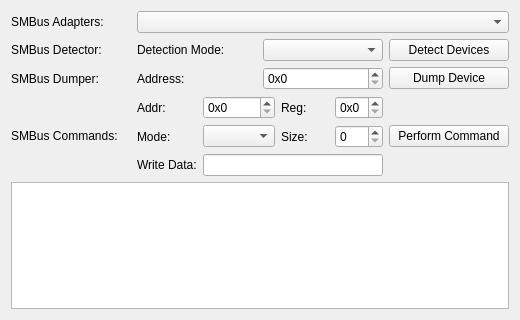
<?xml version="1.0" encoding="UTF-8"?>
<ui version="4.0">
 <class>OpenRGBSystemInfoPage</class>
 <widget class="QFrame" name="OpenRGBSystemInfoPage">
  <property name="geometry">
   <rect>
    <x>0</x>
    <y>0</y>
    <width>520</width>
    <height>320</height>
   </rect>
  </property>
  <property name="windowTitle">
   <string notr="true">System Info Page</string>
  </property>
  <layout class="QGridLayout" name="gridLayout">
   <item row="2" column="1">
    <widget class="QLabel" name="DumpAddressLabel">
     <property name="text">
      <string>Address:</string>
     </property>
    </widget>
   </item>
   <item row="0" column="0">
    <widget class="QLabel" name="SMBusAdaptersLabel">
     <property name="text">
      <string>SMBus Adapters:</string>
     </property>
    </widget>
   </item>
   <item row="2" column="0">
    <widget class="QLabel" name="SMBusDumpLabel">
     <property name="text">
      <string>SMBus Dumper:</string>
     </property>
    </widget>
   </item>
   <item row="1" column="1">
    <widget class="QLabel" name="SMBusDetectModeLabel">
     <property name="text">
      <string>Detection Mode:</string>
     </property>
    </widget>
   </item>
   <item row="0" column="1" colspan="3">
    <widget class="QComboBox" name="SMBusAdaptersBox"/>
   </item>
   <item row="4" column="1" colspan="2">
    <layout class="QHBoxLayout" name="horizontalLayout">
     <item>
      <layout class="QGridLayout" name="gridLayout_2">
       <item row="1" column="2">
        <widget class="QLabel" name="CommandSizeLabel">
         <property name="text">
          <string>Size:</string>
         </property>
        </widget>
       </item>
       <item row="0" column="3">
        <widget class="QSpinBox" name="CommandRegisterBox">
         <property name="prefix">
          <string>0x</string>
         </property>
         <property name="maximum">
          <number>255</number>
         </property>
         <property name="displayIntegerBase">
          <number>16</number>
         </property>
        </widget>
       </item>
       <item row="0" column="1">
        <widget class="QSpinBox" name="CommandAddressBox">
         <property name="prefix">
          <string>0x</string>
         </property>
         <property name="maximum">
          <number>255</number>
         </property>
         <property name="displayIntegerBase">
          <number>16</number>
         </property>
        </widget>
       </item>
       <item row="1" column="3">
        <widget class="QSpinBox" name="CommandSizeBox"/>
       </item>
       <item row="0" column="0">
        <widget class="QLabel" name="CommandAddressLabel">
         <property name="text">
          <string>Addr:</string>
         </property>
        </widget>
       </item>
       <item row="1" column="1">
        <widget class="QComboBox" name="CommandModeComboBox"/>
       </item>
       <item row="0" column="2">
        <widget class="QLabel" name="CommandRegisterLabel">
         <property name="text">
          <string>Reg:</string>
         </property>
        </widget>
       </item>
       <item row="1" column="0">
        <widget class="QLabel" name="CommandModeLabel">
         <property name="text">
          <string>Mode:</string>
         </property>
        </widget>
       </item>
       <item row="2" column="0">
        <widget class="QLabel" name="CommandWriteDataLabel">
         <property name="text">
          <string>Write Data:</string>
         </property>
        </widget>
       </item>
       <item row="2" column="1" colspan="3">
        <widget class="QLineEdit" name="CommandWriteDataLineEdit"/>
       </item>
      </layout>
     </item>
    </layout>
   </item>
   <item row="1" column="0">
    <widget class="QLabel" name="SMBusDetectorLabel">
     <property name="text">
      <string>SMBus Detector:</string>
     </property>
    </widget>
   </item>
   <item row="5" column="0" colspan="4">
    <widget class="QPlainTextEdit" name="SMBusDataText"/>
   </item>
   <item row="1" column="2">
    <widget class="QComboBox" name="SMBusDetectionModeBox"/>
   </item>
   <item row="2" column="2">
    <widget class="QSpinBox" name="DumpAddressBox">
     <property name="suffix">
      <string/>
     </property>
     <property name="prefix">
      <string>0x</string>
     </property>
     <property name="maximum">
      <number>255</number>
     </property>
     <property name="displayIntegerBase">
      <number>16</number>
     </property>
    </widget>
   </item>
   <item row="1" column="3">
    <widget class="QPushButton" name="DetectButton">
     <property name="text">
      <string>Detect Devices</string>
     </property>
    </widget>
   </item>
   <item row="2" column="3">
    <widget class="QPushButton" name="DumpButton">
     <property name="text">
      <string>Dump Device</string>
     </property>
    </widget>
   </item>
   <item row="4" column="0">
    <widget class="QLabel" name="SMBusCommandLabel">
     <property name="text">
      <string>SMBus Commands:</string>
     </property>
    </widget>
   </item>
   <item row="4" column="3">
    <widget class="QPushButton" name="CommandButton">
     <property name="text">
      <string>Perform Command</string>
     </property>
    </widget>
   </item>
  </layout>
 </widget>
 <tabstops>
  <tabstop>SMBusAdaptersBox</tabstop>
  <tabstop>SMBusDetectionModeBox</tabstop>
  <tabstop>DetectButton</tabstop>
  <tabstop>DumpAddressBox</tabstop>
  <tabstop>DumpButton</tabstop>
  <tabstop>SMBusDataText</tabstop>
 </tabstops>
 <resources/>
 <connections/>
</ui>
